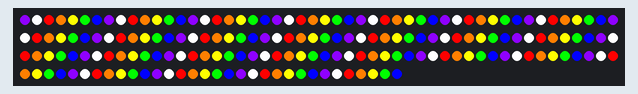
Bench run of a sketch on a simulated Arduino Uno, built with avr-gcc and run on an emulated ATmega328P. On the bench: 182 RGB LEDs in strip order, left to right, continuing on the next row. Random numbers use the default seed unless the sketch sets one.

Above: at 1.4 s.
At 1.9 s:
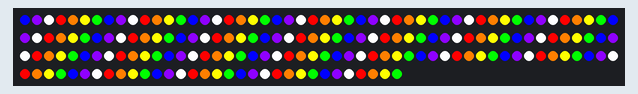
At 2.4 s:
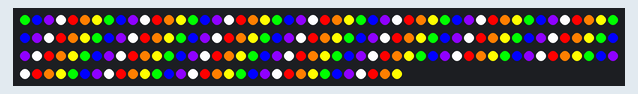
At 3.0 s:
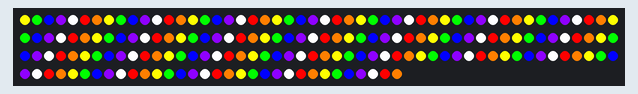
At 3.5 s:
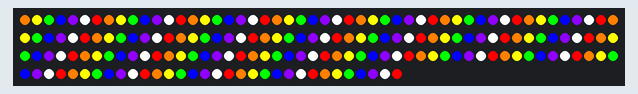
At 4.0 s:
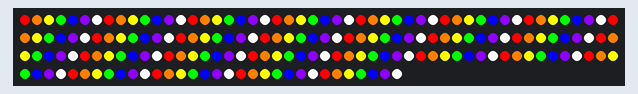

The sketch:

christmas_leds.ino
```cpp
#include <Adafruit_NeoPixel.h>
#ifdef __AVR__
 #include <avr/power.h>
#endif

#define PIN 6
#define NUMPIXELS 182
#define DELAYVAL 500
Adafruit_NeoPixel pixels(NUMPIXELS, PIN, NEO_GRB + NEO_KHZ800);

void setup() {
#if defined(__AVR_ATtiny85__) && (F_CPU == 16000000)
  clock_prescale_set(clock_div_1);
#endif

  pixels.begin(); // INITIALIZE NeoPixel strip object (REQUIRED)
}

unsigned long scenarioTimeInSeconds = 60;
unsigned long scenarioTimeInMillis = scenarioTimeInSeconds * 1000;

uint32_t rainbow[7] = { 0xFFFFFFFF, 0xFFFF0000, 0xFFFF7F00, 0xFFFFFF00, 0xFF00FF00, 0xFF0000FF, 0xFF8F00FF };
uint32_t christmas[6] = { 0xFFFF0000, 0xFFFF0000, 0xFFFF0000, 0xFF00FF00, 0xFF00FF00, 0xFF00FF00 };
uint32_t seahawks[3] = { 0xFF002244, 0xFF69BE1C, 0xFFA5ACAF };

void loop() {
  arrayShift(rainbow, 7);
  arrayShift(christmas, 6);
  arrayShift(seahawks, 2);
}

void arrayShift(uint32_t arr[], int numColors) {
  beginScenario(arr, numColors);

  unsigned long endTime = millis() + scenarioTimeInMillis;
  uint32_t startIndex = 1; //we've already printed at index 0 during beginScenario()

  while(endTime > millis())
  {
    pixels.clear();

    for(int i=0; i<NUMPIXELS; i++)
    {
      uint32_t currentPixel = (startIndex + i) % NUMPIXELS;
      pixels.setPixelColor(currentPixel, arr[i % numColors]);
    }
    pixels.show();

    startIndex++;
    delay(DELAYVAL);
  }

  //endScenario();
}


void beginScenario(uint32_t arr[], int numColors)
{
  for(int i = 0; i < NUMPIXELS; i++)
  {
    pixels.setPixelColor(i, arr[i % numColors]);
    pixels.show();
  }
}

void growColors()
{
  unsigned long endTime = millis() + scenarioTimeInMillis;
  uint32_t power = 0;

  while(endTime > millis())
  {
    //pixels.clear();

    for(uint32_t i=0; i<NUMPIXELS; i++)
    {
      uint32_t color = power << ((i % 4) * 8);
      if(i % 4 == 0)
      {
        color = 0xFFFFFFFF;
      }
      pixels.setPixelColor(i, color);
      pixels.show();
      //delay(DELAYVAL);
    }

    power = (power + 1) % 256;
  }
}

void randomizePixels()
{
  for(int i=0; i<NUMPIXELS; i++)
  {
    pixels.setPixelColor(i, 0xFF000000 | random());
  }
}

void endScenario()
{
  for(int i=0; i<NUMPIXELS; i++)
  {
    pixels.setPixelColor(i % NUMPIXELS, 0);
    pixels.show();
    delay(10);
  }
}
```

Measured:
- by itself, everything shown: repeats every 3.6 s, in 7 steps
- what the display in image 1 shows lasts 0.5 s, from 1.9 s to 2.4 s
